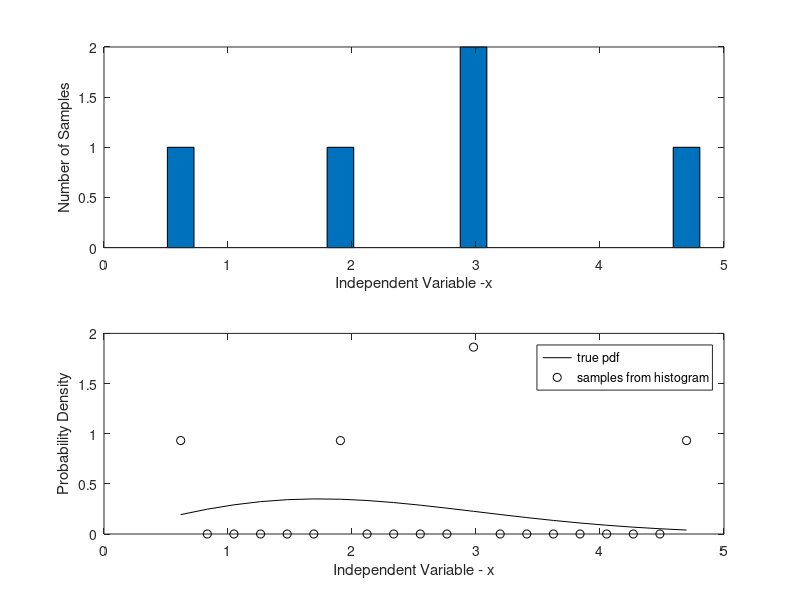

MATLAB code to generate this figure:
n = input('Enter number of points >');
varR = 3;
u = rand(1,n);
y_exp= sqrt(-2*varR*log(u));
[N_samp,r]=hist(y_exp,20);
subplot(2,1,1)
bar(r,N_samp,1)
ylabel('Number of Samples')
xlabel('Independent Variable -x')
subplot(2,1,2)
term1=r.*r/2/varR;
ray = (r/varR).*exp(-term1);
del_r=r(3)-r(2);
p_hist = N_samp/n/del_r;
plot(r,ray,'k',r,p_hist,'ok')
ylabel('Probability Density')
xlabel('Independent Variable - x')
legend('true pdf','samples from histogram')

